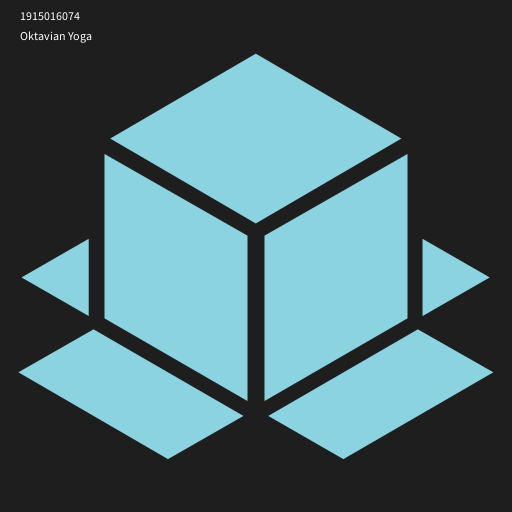
Frame 1 (no input)
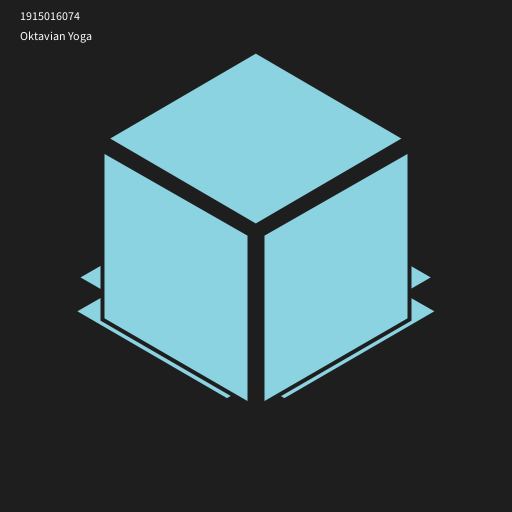
Frame 60 (the mouse pressed at the canvas centre just before this capture)
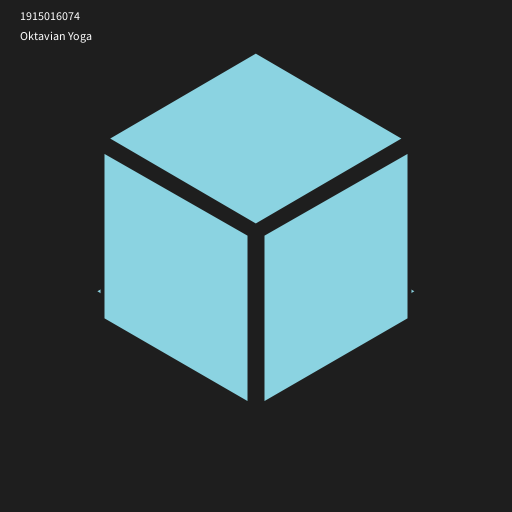
Frame 120 (the mouse held since frame 60 and released just before this capture)

The Processing sketch that drew these frames (run headless with seeded random() and noise(); from frame 60 on, the mouse is pressed at the canvas centre):

// Processing sketch: posttest3
// ── posttest3.pde
// Tema Logo Website Saya
void setup() {
    size(512, 512);
    frameRate(180); /* Diubah jika terlalu cepat atau lambat */
    // noLoop();
    noStroke();
    background(#1e1e1e);
}

void draw() {
    bottomBack("left");
    
    bottomBack("right");
    
    bottomFront("left");
    
    bottomFront("right");
    
    // noLoop();
    fill(#ffffff);
    textSize(12);
    text("1915016074", 20, 20);
    text("Oktavian Yoga", 20, 40);
    fill(#1e1e1e);
    rect(249.115,234.978, 13.353, 169.811);
    fill(#8bd3e1);
    strokeWeight(4);
    stroke(#1e1e1e);
    front("left");
    front("right");
    noStroke();
    roof();
}
    
void roof() {
    /* 
    Ini bagian atas gambar, bujur sangkar biasa
    */
    float w = 291.167;
    float h = 169.814;
    float xhalf = w / 2;
    float yhalf = h / 2;
    pushMatrix();
    fill(#8bd3e1);
    translate(110.212, 53.644);
    quad(0, yhalf, xhalf, 0, w, yhalf, xhalf, h);
    popMatrix();
}

void front(String direction) {
    /* 
    Ini bagian depan. Ada dua bentuk yang sebenarnya sama
    cuma di flip horizantal
    (x1, y1, x2, y2, x3, y3, x4, y4) => (x1, y2, x2, y1, x3, y4, x4, y3);
    */
    float w = 147.036;
    float h = 254.740;
    float y2 = 84.929;
    float y4 = 169.810;
    pushMatrix();
    if (direction == "left") {
        fill(#8bd3e1);
        translate(102.079, 150.049);
        quad(0, 0, w, y2, w, h, 0, y4);
    } else if (direction == "right") {
        fill(#8bd3e1);
        translate(262.468, 150.049);
        quad(0, y2, w, 0, w, y4, 0, h);
    }
    popMatrix();
}

float xLPlus = 1; /* Buat increment bagian kiri belakang */
float xLeft = 21.517; /* Nilai awal bagian kiri belakang */
float xRPlus = 1; /* Buat increment bagian kanan belakang */
float xRight = 422.547; /* Nilai awal bagian kanan belakang */
void bottomBack(String direction) {
    /* 
    Ini adalah bagian bawah belankang, segitiga sama sisi biasa
    Ada dua bentuk, yang sebenarnya sama, cuma beda karena di 
    flip horizontal atau rotate(180 deg)
    */
    float w = 67.208;
    float h = 77.270;
    pushMatrix();
    if (direction == "left") {
        background(#1e1e1e);
        translate(xLeft, 238.789);
        fill(#8bd3e1);
        triangle(0, h / 2, w, 0, w, h);

        // Ini bagian animasinya
        if (xLeft <= 21.517) {
            xLPlus = 1.0;
        } else if (xLeft >= 121.517) {
            xLPlus = -1.0;
        }
        xLeft += xLPlus;
        
    } else if (direction == "right") {
        pushMatrix();
        translate(xRight, 238.789);
        pushMatrix();
        translate(w, h);
        rotate(radians(180));
        fill(#8bd3e1);
        triangle(0, h / 2, w, 0, w, h);
        popMatrix();
        popMatrix();

        // Ini bagian animasinya
        if (xRight >= 422.547) {
            xRPlus = -1.0;
        } else if (xRight <= 322.547) {
            xRPlus = 1.0;
        }
        xRight += xRPlus;
    }
    popMatrix();
}

float xBLPlus = 1;
float yBLPlus = 1;
float xBLeft = 17.388;
float yBLeft = 328.329;

float xBRPlus = 1;
float yBRPlus = 1;
float xBRight = 269.253;
float yBRight = 328.329;
void bottomFront(String direction) {
    /* 
    Ini adalah bagian bawah-depan. Kurang tau bentuknya apa.
    Ada dua bentuk, hanya beda karena di flip horizontal
    (x1, y1, x2, y2, x3, y3, x4, y4) => (x1, y3, x4, y2, x3, y1, x2, y4)
    */
    float w = 225.098;
    float h = 129.802;
    pushMatrix();
    if (direction == "left") {
        fill(#8bd3e1);
        translate(xBLeft + xBLPlus, yBLeft + yBLPlus);
        quad(0, 42.961, 75.140, 0, w, 86.612, 149.592, h);

        // Ini bagian animasinya
        if (xBLeft >=  117.388 || yBLeft <= 228.329) {
            xBLPlus = -1.0;
            yBLPlus = 1.0;
        } else if (xBLeft <= 17.388 || yBLeft >= 328.329) {
            xBLPlus = 1.0;
            yBLPlus = -1.0;
        }
        xBLeft += xBLPlus;
        yBLeft += yBLPlus;
        
    } else if (direction == "right") {
        fill(#8bd3e1);
        translate(xBRight + xRPlus, yBRight + yBRPlus);
        quad(0, 86.612, 149.592, 0, w, 42.961, 75.140, h);

        // Ini bagian animasinya
        if (xBRight <=  169.253 || yBRight <= 228.329) {
            xBRPlus = 1.0;
            yBRPlus = 1.0;
        } else if (xBLeft >= 269.253 || yBRight >= 328.329) {
            xBRPlus = -1.0;
            yBRPlus = -1.0;
        }
        xBRight += xBRPlus;
        yBRight += yBRPlus;
    }
    popMatrix();
}
